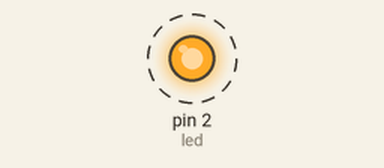
This sketch was run on a simulated Arduino Uno, built with avr-gcc and run on an emulated ATmega328P. On the bench: output pins drawn as LEDs (lit = HIGH). Dashed ring = blinking. What the sketch prints to the serial monitor is not drawn.

Above: at 0.5 s.
Timing chart, 0 to 4.6 s (numbered marks = the images above):
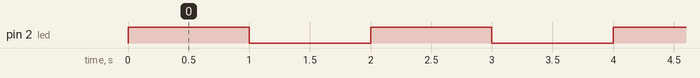

The sketch:

program.ino
```cpp
// C++ code
// Ne pas prendre en compte les erreurs sur un ide qui n'est pas celui de l'arduino

int led = 2; // Définition de la broche de la LED sur le pin 2

void setup() {
  Serial.begin(9600); // Initialisation de la communication série à 9600 baud
  pinMode(led, OUTPUT); // Configuration de la broche de la LED en sortie
}

void loop() {
  digitalWrite(led, HIGH); // Allumer la LED
  Serial.println("La led est allumee"); // Envoyer un message indiquant que la LED est allumée
  delay(1000); // Attendre 1000 millisecondes (1 seconde)

  digitalWrite(led, LOW); // Éteindre la LED
  Serial.println("La led est eteinte"); // Envoyer un message indiquant que la LED est éteinte
  delay(1000); // Attendre 1000 millisecondes (1 seconde)
}
```

Measured:
- by itself, pin 2 (led): alternates HIGH for 1.0 s and LOW for 1.0 s
